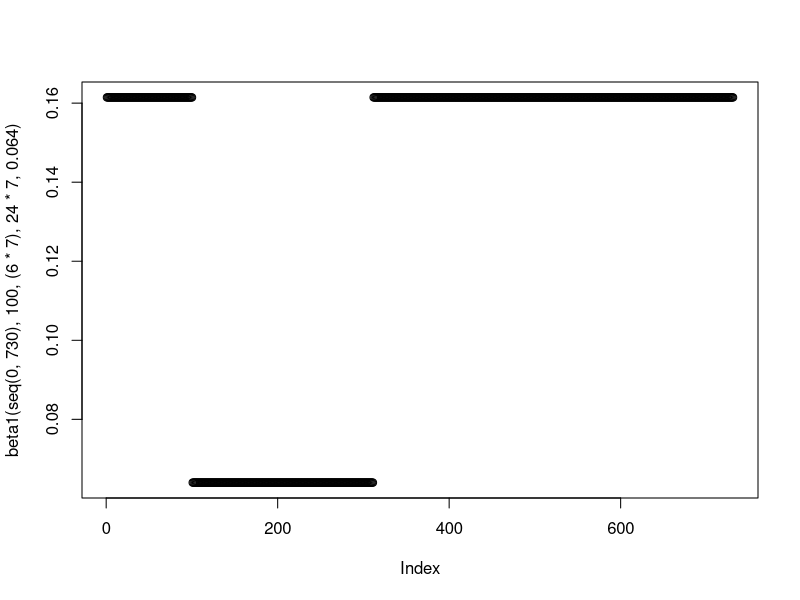
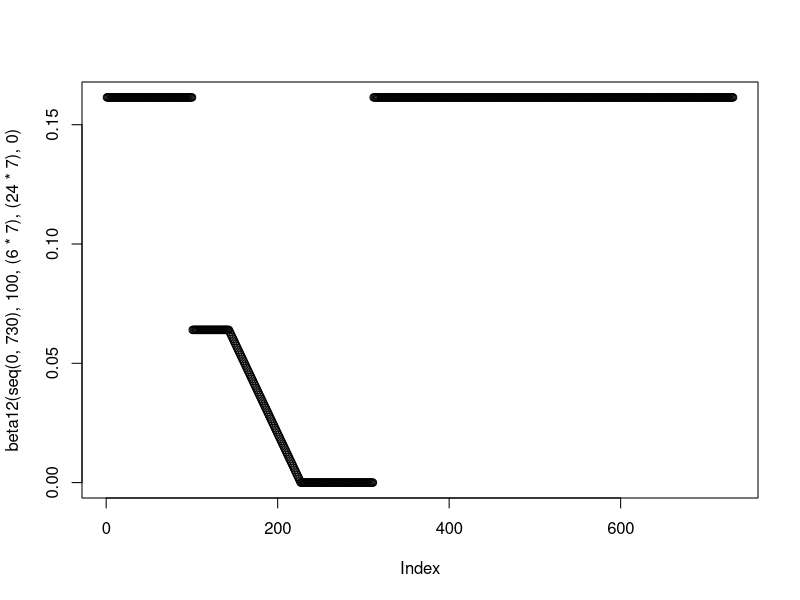
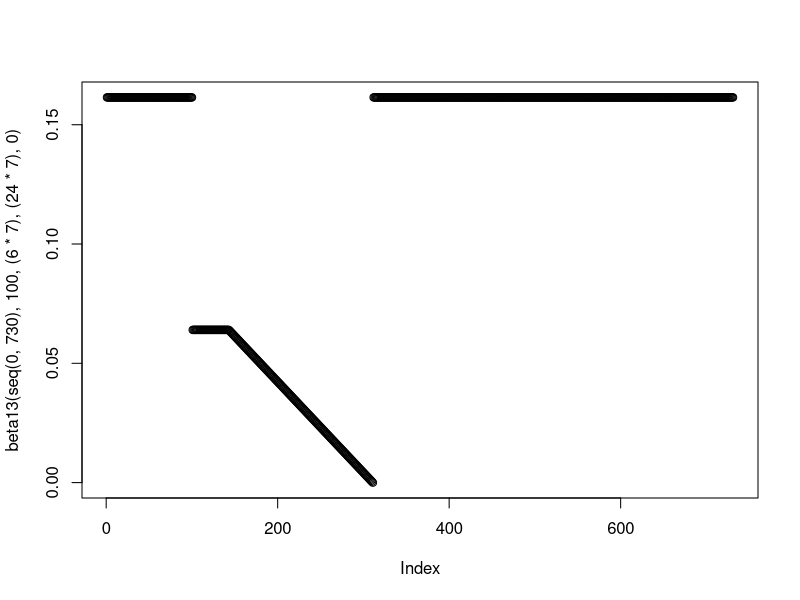

Recreate these plots in R, in order. (Note: this script raises an error after producing the figures.)
rm(list=ls())
library("deSolve"); library("ggplot2"); library("cowplot");library("reshape2"); library("dplyr"); library("RColorBrewer"); library("ggpubr")

#### Generic Functions ####
#Function for the generation time/(1/gamma) parameter
GenTime <- function(T2, R0) {
  G = T2 * ((R0-1)/log(2))
  return(G)
}

#Function to model intervention - currently set at baseline - added additional functionality to it
beta1 <- function(time, tstart1, tdur1, tdur2, beta1_2) {
  ifelse((time >= tstart1 & time <= tstart1+tdur1), #Phase 1
         0.064,
         ifelse((time >= tstart1+tdur1 & time <= tstart1+tdur1+tdur2), #Phase 2
                beta1_2,
                ifelse((time >= tstart1+tdur1+tdur2 & time <= 730), #Phase 4
                       (1.5*(1/(GenTime(4.6,2.4)))), #After Intervention
                       (1.5*(1/(GenTime(4.6,2.4))))#Before Intervention
                       )
                )
         )
  }

plot(beta1(seq(0,730), 100, (6*7), 24*7, 0.064))

beta12 <- function(time, tstart1, tdur1, tdur2, beta1_2) {
  betalin <- approxfun(x=c(tstart1+tdur1, tstart1+tdur1+(tdur2/2)),y = c(0.064, beta1_2), method="linear", rule  =2)
  ifelse((time >= tstart1 & time <= tstart1+tdur1), #Phase 2
         0.064,
         ifelse((time >= tstart1+tdur1 & time <= tstart1+tdur1+(tdur2/2)), #Phase 3
                betalin(time),
                ifelse((time >= tstart1+tdur1+(tdur2/2) & time <= tstart1+tdur1+(tdur2)),
                       beta1_2,
                       ifelse((time >= tstart1+tdur1+tdur2 & time <= 730),
                              (1.5*(1/(GenTime(4.6,2.4)))), 
                              (1.5*(1/(GenTime(4.6,2.4))))
                       )
                )
         )
  )
}
                       
plot(beta12(seq(0,730), 100, (6*7), (24*7), 0))

beta13 <- function(time, tstart1, tdur1, tdur2, beta1_2) {
  betalin <- approxfun(x=c(tstart1+tdur1, tstart1+tdur1+tdur2),y = c(0.064, beta1_2), method="linear", rule  =2)
  ifelse((time >= tstart1 & time <= tstart1+tdur1), #Phase 2
         0.064,
         ifelse((time >= tstart1+tdur1 & time <= tstart1+tdur1+tdur2), #Phase 3
                betalin(time),
                ifelse((time >= tstart1+tdur1+tdur2 & time <= 730), #Phase 4
                       (1.5*(1/(GenTime(4.6,2.4)))), 
                       (1.5*(1/(GenTime(4.6,2.4)))) #Before Intervention
                )
         )
  )
}

plot(beta13(seq(0,730), 100, (6*7), (24*7), 0))


test <- data.frame("time" = seq(0, 730), "beta" = beta2(seq(0,730), 100, 6*7, 24*7))

ggplot(data = test, aes(x = (time), y = beta)) + geom_line(stat = "identity", col = "darkred", size = 1.02) +
  labs(x ="Time (Days)", y = expression(beta)) + scale_y_continuous(limits = c(0,0.3) ,  expand = c(0,0)) +
  theme(legend.position = "bottom", legend.title = element_blank(), axis.text=element_text(size=13), axis.title.y=element_text(size=14), axis.title.x = element_text(size=14),
        legend.spacing.x = unit(0.3, 'cm'), legend.text=element_text(size=14), plot.margin=unit(c(0.7,0.7,0.8,0.8),"cm")) +
  scale_x_continuous(expand = c(0, 0)) + guides(fill=guide_legend(nrow=2,byrow=TRUE)) + scale_color_manual(values = c("darkred", "darkblue")) + 
  scale_linetype_manual(values = c(2, 1)) 

beta2 <- function(time, tstart1, tdur1, tdur2) {
  ifelse((time >= tstart1 & time <= tstart1+tdur1), #Phase 1
         0.064,
         ifelse((time >= tstart1+tdur1 & time <= tstart1+tdur1+tdur2), #Phase 2
                (1.5*(1/(GenTime(4.6,2.4)))),
                ifelse((time >= tstart1+tdur1+tdur2 & time <= 730), #Phase 3
                       (1.5*(1/(GenTime(4.6,2.4)))), #Phase 3
                       (1.5*(1/(GenTime(4.6,2.4)))) #Before Intervention
                )
         )
  )
}

plot(beta2(seq(0,730), 100, (6*7), (24*7)))

#### Baseline ####

#Function for Shielded/non-Shielded Pop
SIR <- function(time, state, parameters) {
  with(as.list(c(state, parameters)), {
    dSv = - beta1(time,tstart1,tdur1,tdur2,beta1_2)*Iv*Sv - beta1(time,tstart1,tdur1,tdur2,beta1_2)*Inv*Sv 
    
    dSnv = - beta2(time,tstart1,tdur1,tdur2)*Inv*Snv - beta2(time,tstart1,tdur1,tdur2)*Iv*Snv 
    
    dIv = beta1(time,tstart1,tdur1,tdur2,beta1_2)*Iv*Sv + beta1(time,tstart1,tdur1,tdur2,beta1_2)*Inv*Sv - gamma*Iv
    
    dInv =  beta2(time,tstart1,tdur1,tdur2)*Inv*Snv + beta2(time,tstart1,tdur1,tdur2)*Iv*Snv - gamma*Inv
    
    dRv = gamma*Iv 
    
    dRnv = gamma*Inv
    return(list(c(dSv, dSnv, dIv, dInv, dRv, dRnv)))
  })
}

#Initial Conditions and Times
init <- c(Sv = 0.20, Snv = 0.80-0.0001, Iv = 0, Inv = 0.0001, Rv = 0, Rnv = 0)
times <- seq(0,730,by = 1)

#Beta Functions are specified in the ODE
parms = c(gamma = 1/(GenTime(4.6,2.4)), 
          tstart1 = 100, 
          tdur1 = 6*7,
          tdur2 = 24*7,
          beta1_2 = 0)

out1 <- data.frame(ode(y = init, func = SIR, times = times, parms = parms))

#Extra Data Columns in Dataframe
out1$Iv <- out1$Iv/0.20
out1$Inv <- out1$Inv/0.80
out1$Rv <- out1$Rv/0.20
out1$Rnv <- out1$Rnv/0.80
out1$beta1 <- beta1(seq(0,730), 100, (6*7), (24*7), 0)
out1$beta2 <- beta2(seq(0,730), 100, (6*7), (24*7))

#Cumulative Infections are scaled relative to the relative V and nV population sizes - 0.15 and 0.85
#You should not compare these numbers to the recovered fraction - they will not add up

colnames(out1) <- c("Time", "Suscv", "Suscnv","Infected_Iv", "Infected_Inv", "Recovv", "Recovnv", "Beta1", "Beta2")

statsinfec <- melt(out1, id.vars = c("Time"), measure.vars = c("Infected_Iv", "Infected_Inv"))
statsrecov <- melt(out1, id.vars = c("Time"), measure.vars = c("Recovv","Recovnv"))
statsbetav <- melt(out1, id.vars = c("Time"), measure.vars = c("Beta1", "Beta2")); statsbetav$inf <- "Vulnerable"
statsbetanv <- melt(out1, id.vars = c("Time"), measure.vars = c("Beta1", "Beta2")); statsbetanv$inf <- "non_Vulnerable" 

statsbetacomb <- rbind.data.frame(statsbetav, statsbetanv)

pinfv <- ggplot(data = statsinfec[statsinfec$variable == "Infected_Iv",], aes(x = (Time), y = value)) + geom_line(size = 1.02,  col = "darkred") +
  labs(x ="Time (Days)", y = "Proportion of Vulnerable Infected") + scale_y_continuous(limits = c(0,0.03) ,  expand = c(0,0)) +
  theme(legend.position = "none", legend.title = element_blank(), legend.text=element_text(size=14),  axis.text=element_text(size=14), axis.title.y=element_text(size=11),axis.title.x= element_blank(),
        legend.spacing.x = unit(0.3, 'cm'), plot.margin=unit(c(0.7,0.7,0.8,0.8),"cm")) +
  scale_x_continuous(expand = c(0, 0)) 

pinfnv <- ggplot(data = statsinfec[statsinfec$variable == "Infected_Inv",], aes(x = (Time), y = value)) + geom_line(size = 1.02, stat = "identity", col = "darkblue") +
  labs(x ="Time (Days)", y = "Proportion of non-Vulnerable Infected") + scale_y_continuous(limits = c(0,0.035) ,  expand = c(0,0)) +
  theme(legend.position = "none",legend.text=element_text(size=14), legend.title = element_blank(), axis.text=element_text(size=14), axis.title.y=element_text(size=11), axis.title.x= element_blank(),
        legend.spacing.x = unit(0.3, 'cm'), plot.margin=unit(c(0.7,0.7,0.8,0.8),"cm")) +
  scale_x_continuous(expand = c(0, 0)) 

prec <- ggplot(data = statsrecov, aes(x = (Time), y = value, col = variable)) + geom_line(size = 1.02, stat = "identity") +
  labs(x ="Time (Days)", y = "Proportion Recovered") + scale_y_continuous(limits = c(0,0.65) ,  expand = c(0,0)) +
  theme(legend.position = "none", legend.title = element_blank(), legend.text=element_text(size=14), axis.text=element_text(size=14), axis.title.y=element_text(size=14),axis.title.x= element_blank(),
        legend.spacing.x = unit(0.3, 'cm'), plot.margin=unit(c(0.7,0.7,0.8,0.8),"cm")) +
  scale_x_continuous(expand = c(0, 0)) + scale_color_manual(values=c("darkred", "darkblue"))

pbeta <- ggplot(data = statsbetacomb, aes(x = (Time), y = value, col = inf, lty = variable)) + geom_line(size = 1.02, stat = "identity") +
  labs(x ="Time (Days)", y = expression(beta)) + scale_y_continuous(limits = c(0,0.3) ,  expand = c(0,0)) +
  theme(legend.position = "bottom", legend.title = element_blank(), axis.text=element_text(size=13), axis.title.y=element_text(size=14), axis.title.x = element_text(size=14),
        legend.spacing.x = unit(0.3, 'cm'), legend.text=element_text(size=14), plot.margin=unit(c(0.7,0.7,0.8,0.8),"cm")) +
  scale_x_continuous(expand = c(0, 0)) + guides(fill=guide_legend(nrow=2,byrow=TRUE)) +  scale_linetype_manual(values=c(2, 1)) + scale_color_manual(values=c("darkblue", "darkred"))

ggarrange(pinfv, 
          pinfnv,
          prec,
          pbeta,
          nrow = 4,
          heights = c(0.3,0.3, 0.3, 0.3))

#### Ramp up 12 Weeks ####

#Function for Shielded/non-Shielded Pop
SIR12 <- function(time, state, parameters) {
  with(as.list(c(state, parameters)), {
    dSv = - beta12(time,tstart1,tdur1,tdur2,beta1_2)*Iv*Sv - beta12(time,tstart1,tdur1,tdur2,beta1_2)*Inv*Sv 
    
    dSnv = - beta2(time,tstart1,tdur1,tdur2)*Inv*Snv - beta2(time,tstart1,tdur1,tdur2)*Iv*Snv 
    
    dIv = beta12(time,tstart1,tdur1,tdur2,beta1_2)*Iv*Sv + beta12(time,tstart1,tdur1,tdur2,beta1_2)*Inv*Sv - gamma*Iv
    
    dInv =  beta2(time,tstart1,tdur1,tdur2)*Inv*Snv + beta2(time,tstart1,tdur1,tdur2)*Iv*Snv - gamma*Inv
    
    dRv = gamma*Iv
    
    dRnv = gamma*Inv

    return(list(c(dSv, dSnv, dIv, dInv, dRv, dRnv)))
  })
}

#Initial Conditions and Times
init <- c(Sv = 0.20, Snv = 0.80-0.0001, Iv = 0, Inv = 0.0001, Rv = 0, Rnv = 0)
times <- seq(0,730,by = 1)

#Beta Functions are specified in the ODE
parms = c(gamma = 1/(GenTime(4.6,2.4)), 
          tstart1 = 100, 
          tdur1 = 6*7,
          tdur2 = 24*7,
          beta1_2 = 0)

out2 <- data.frame(ode(y = init, func = SIR12, times = times, parms = parms))

#Extra Data Columns in Dataframe
out2$Iv <- out2$Iv/0.20
out2$Inv <- out2$Inv/0.80
out2$Rv <- out2$Rv/0.20
out2$Rnv <- out2$Rnv/0.80
out2$beta1 <- beta12(seq(0,730), 100, (6*7), (24*7), 0)
out2$beta2 <- beta2(seq(0,730), 100, (6*7), (24*7))

#Cumulative Infections are scaled relative to the relative V and nV population sizes - 0.15 and 0.85
#You should not compare these numbers to the recovered fraction - they will not add up

colnames(out2) <- c("Time", "Suscv", "Suscnv","Infected_Iv", "Infected_Inv", "Recovv", "Recovnv", "Beta1", "Beta2")

statsinfec <- melt(out2, id.vars = c("Time"), measure.vars = c("Infected_Iv", "Infected_Inv"))
statsrecov <- melt(out2, id.vars = c("Time"), measure.vars = c("Recovv","Recovnv"))
statsbetav <- melt(out2, id.vars = c("Time"), measure.vars = c("Beta1", "Beta2")); statsbetav$inf <- "Vulnerable"
statsbetanv <- melt(out2, id.vars = c("Time"), measure.vars = c("Beta1", "Beta2")); statsbetanv$inf <- "non_Vulnerable" 

statsbetacomb <- rbind.data.frame(statsbetav, statsbetanv)

pinfv <- ggplot(data = statsinfec[statsinfec$variable == "Infected_Iv",], aes(x = (Time), y = value)) + geom_line(size = 1.02,  col = "darkred") +
  labs(x ="Time (Days)", y = "Proportion of Vulnerable Infected") + scale_y_continuous(limits = c(0,0.03) ,  expand = c(0,0)) +
  theme(legend.position = "none", legend.title = element_blank(), legend.text=element_text(size=14),  axis.text=element_text(size=14), axis.title.y=element_text(size=11),axis.title.x= element_blank(),
        legend.spacing.x = unit(0.3, 'cm'), plot.margin=unit(c(0.7,0.7,0.8,0.8),"cm")) +
  scale_x_continuous(expand = c(0, 0)) 

pinfnv <- ggplot(data = statsinfec[statsinfec$variable == "Infected_Inv",], aes(x = (Time), y = value)) + geom_line(size = 1.02, stat = "identity", col = "darkblue") +
  labs(x ="Time (Days)", y = "Proportion of non-Vulnerable Infected") + scale_y_continuous(limits = c(0,0.035) ,  expand = c(0,0)) +
  theme(legend.position = "none",legend.text=element_text(size=14), legend.title = element_blank(), axis.text=element_text(size=14), axis.title.y=element_text(size=11), axis.title.x= element_blank(),
        legend.spacing.x = unit(0.3, 'cm'), plot.margin=unit(c(0.7,0.7,0.8,0.8),"cm")) +
  scale_x_continuous(expand = c(0, 0)) 

prec <- ggplot(data = statsrecov, aes(x = (Time), y = value, col = variable)) + geom_line(size = 1.02, stat = "identity") +
  labs(x ="Time (Days)", y = "Proportion Recovered") + scale_y_continuous(limits = c(0,0.65) ,  expand = c(0,0)) +
  theme(legend.position = "none", legend.title = element_blank(), legend.text=element_text(size=14), axis.text=element_text(size=14), axis.title.y=element_text(size=14),axis.title.x= element_blank(),
        legend.spacing.x = unit(0.3, 'cm'), plot.margin=unit(c(0.7,0.7,0.8,0.8),"cm")) +
  scale_x_continuous(expand = c(0, 0)) + scale_color_manual(values=c("darkred", "darkblue"))

pbeta <- ggplot(data = statsbetacomb, aes(x = (Time), y = value, col = inf, lty = variable)) + geom_line(size = 1.02, stat = "identity") +
  labs(x ="Time (Days)", y = expression(beta)) + scale_y_continuous(limits = c(0,0.3) ,  expand = c(0,0)) +
  theme(legend.position = "bottom", legend.title = element_blank(), axis.text=element_text(size=13), axis.title.y=element_text(size=14), axis.title.x = element_text(size=14),
        legend.spacing.x = unit(0.3, 'cm'), legend.text=element_text(size=14), plot.margin=unit(c(0.7,0.7,0.8,0.8),"cm")) +
  scale_x_continuous(expand = c(0, 0)) + guides(fill=guide_legend(nrow=2,byrow=TRUE)) +  scale_linetype_manual(values=c(2, 1)) + scale_color_manual(values=c("darkblue", "darkred"))

ggarrange(pinfv, 
          pinfnv,
          prec,
          pbeta,
          nrow = 4,
          heights = c(0.3,0.3, 0.3, 0.3))

#### Ramp up 24 Weeks ####

#Function for Shielded/non-Shielded Pop
SIR13 <- function(time, state, parameters) {
  with(as.list(c(state, parameters)), {
    dSv = - beta13(time,tstart1,tdur1,tdur2,beta1_2)*Iv*Sv - beta13(time,tstart1,tdur1,tdur2,beta1_2)*Inv*Sv 
    
    dSnv = - beta2(time,tstart1,tdur1,tdur2)*Inv*Snv - beta2(time,tstart1,tdur1,tdur2)*Iv*Snv 
    
    dIv = beta13(time,tstart1,tdur1,tdur2,beta1_2)*Iv*Sv + beta13(time,tstart1,tdur1,tdur2,beta1_2)*Inv*Sv - gamma*Iv
    
    dInv =  beta2(time,tstart1,tdur1,tdur2)*Inv*Snv + beta2(time,tstart1,tdur1,tdur2)*Iv*Snv - gamma*Inv
    
    dRv = gamma*Iv
    
    dRnv = gamma*Inv
    
    return(list(c(dSv, dSnv, dIv, dInv, dRv, dRnv)))
  })
}

#Initial Conditions and Times
init <- c(Sv = 0.20, Snv = 0.80-0.0001, Iv = 0, Inv = 0.0001, Rv= 0, Rnv = 0)
times <- seq(0,730,by = 1)

#Beta Functions are specified in the ODE
parms = c(gamma = 1/(GenTime(4.6,2.4)), 
          tstart1 = 100, 
          tdur1 = 6*7,
          tdur2 = 24*7,
          beta1_2 = 0)

out3 <- data.frame(ode(y = init, func = SIR13, times = times, parms = parms))

#Extra Data Columns in Dataframe
out3$Iv <- out3$Iv/0.20
out3$Inv <- out3$Inv/0.80
out3$Rv <- out3$Rv/0.20
out3$Rnv <- out3$Rnv/0.80
out3$beta1 <- beta13(seq(0,730), 100, (6*7), (24*7), 0)
out3$beta2 <- beta2(seq(0,730), 100, (6*7), (24*7))

#Cumulative Infections are scaled relative to the relative V and nV population sizes - 0.15 and 0.85
#You should not compare these numbers to the recovered fraction - they will not add up

colnames(out3) <- c("Time", "Suscv", "Suscnv","Infected_Iv", "Infected_Inv", "Recovv", "Recovnv", "Beta1", "Beta2")

statsinfec <- melt(out3, id.vars = c("Time"), measure.vars = c("Infected_Iv", "Infected_Inv"))
statsrecov <- melt(out3, id.vars = c("Time"), measure.vars = c("Recovv","Recovnv"))
statsbetav <- melt(out3, id.vars = c("Time"), measure.vars = c("Beta1", "Beta2")); statsbetav$inf <- "Vulnerable"
statsbetanv <- melt(out3, id.vars = c("Time"), measure.vars = c("Beta1", "Beta2")); statsbetanv$inf <- "non_Vulnerable" 

statsbetacomb <- rbind.data.frame(statsbetav, statsbetanv)

pinfv <- ggplot(data = statsinfec[statsinfec$variable == "Infected_Iv",], aes(x = (Time), y = value)) + geom_line(size = 1.02,  col = "darkred") +
  labs(x ="Time (Days)", y = "Proportion of Vulnerable Infected") + scale_y_continuous(limits = c(0,0.03) ,  expand = c(0,0)) +
  theme(legend.position = "none", legend.title = element_blank(), legend.text=element_text(size=14),  axis.text=element_text(size=14), axis.title.y=element_text(size=11),axis.title.x= element_blank(),
        legend.spacing.x = unit(0.3, 'cm'), plot.margin=unit(c(0.7,0.7,0.8,0.8),"cm")) +
  scale_x_continuous(expand = c(0, 0)) 

pinfnv <- ggplot(data = statsinfec[statsinfec$variable == "Infected_Inv",], aes(x = (Time), y = value)) + geom_line(size = 1.02, stat = "identity", col = "darkblue") +
  labs(x ="Time (Days)", y = "Proportion of non-Vulnerable Infected") + scale_y_continuous(limits = c(0,0.035) ,  expand = c(0,0)) +
  theme(legend.position = "none",legend.text=element_text(size=14), legend.title = element_blank(), axis.text=element_text(size=14), axis.title.y=element_text(size=11), axis.title.x= element_blank(),
        legend.spacing.x = unit(0.3, 'cm'), plot.margin=unit(c(0.7,0.7,0.8,0.8),"cm")) +
  scale_x_continuous(expand = c(0, 0)) 

prec <- ggplot(data = statsrecov, aes(x = (Time), y = value, col = variable)) + geom_line(size = 1.02, stat = "identity") +
  labs(x ="Time (Days)", y = "Proportion Recovered") + scale_y_continuous(limits = c(0,0.65) ,  expand = c(0,0)) +
  theme(legend.position = "none", legend.title = element_blank(), legend.text=element_text(size=14), axis.text=element_text(size=14), axis.title.y=element_text(size=14),axis.title.x= element_blank(),
        legend.spacing.x = unit(0.3, 'cm'), plot.margin=unit(c(0.7,0.7,0.8,0.8),"cm")) +
  scale_x_continuous(expand = c(0, 0)) + scale_color_manual(values=c("darkred", "darkblue"))

pbeta <- ggplot(data = statsbetacomb, aes(x = (Time), y = value, col = inf, lty = variable)) + geom_line(size = 1.02, stat = "identity") +
  labs(x ="Time (Days)", y = expression(beta)) + scale_y_continuous(limits = c(0,0.3) ,  expand = c(0,0)) +
  theme(legend.position = "bottom", legend.title = element_blank(), axis.text=element_text(size=13), axis.title.y=element_text(size=14), axis.title.x = element_text(size=14),
        legend.spacing.x = unit(0.3, 'cm'), legend.text=element_text(size=14), plot.margin=unit(c(0.7,0.7,0.8,0.8),"cm")) +
  scale_x_continuous(expand = c(0, 0)) + guides(fill=guide_legend(nrow=2,byrow=TRUE)) +  scale_linetype_manual(values=c(2, 1)) + scale_color_manual(values=c("darkblue", "darkred"))

ggarrange(pinfv, 
          pinfnv,
          prec,
          pbeta,
          nrow = 4,
          heights = c(0.3,0.3, 0.3, 0.3))
